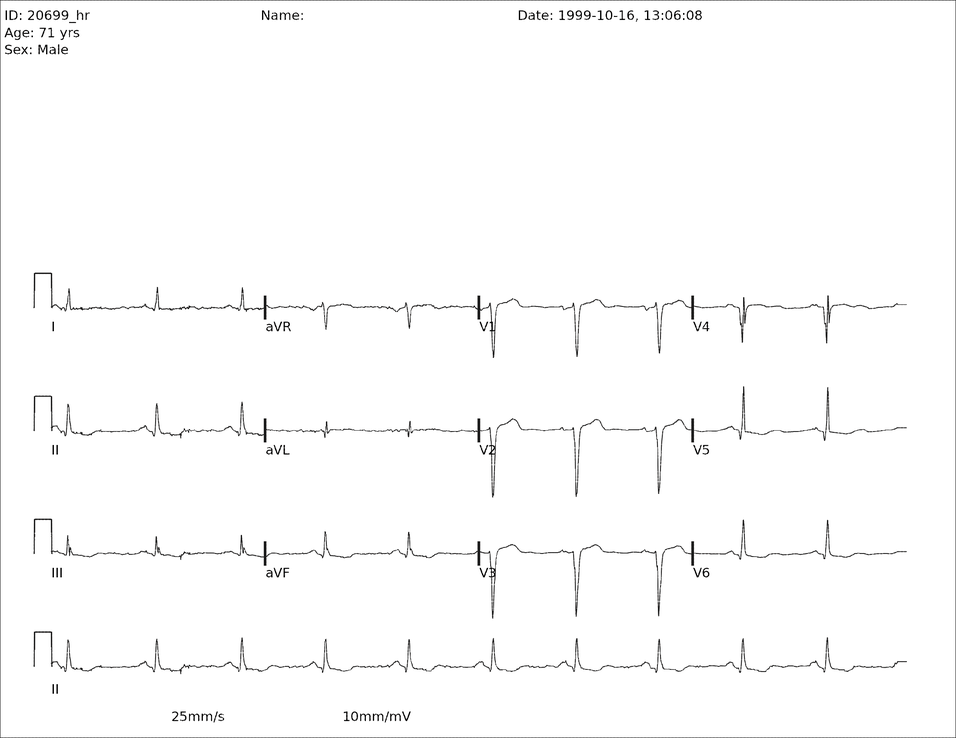
#> input picture outputs/no_grid.png, 956 x 738 px, shrunk from 2200 x 1700 before the run
$ python remove_text.py
#> lines starting #> are read from the running program, lines starting #| are printed output that depends on the picture; after the words box and inside, x2 and y2 are one past the last pixel; in counts of white or black regions, pixels touching at a corner belong together
import cv2, numpy as np, matplotlib.pyplot as plt

img = cv2.imread("outputs/no_grid.png")
#> img is the input picture: shape (738, 956, 3); mean B, G, R 251.5, 251.5, 251.5
gray = cv2.cvtColor(img, cv2.COLOR_BGR2GRAY)
h, w = gray.shape
#> h = 738; w = 956

# binary mask: 1 = dark pixel, 0 = background
dark = (gray < 128).astype(np.uint8)
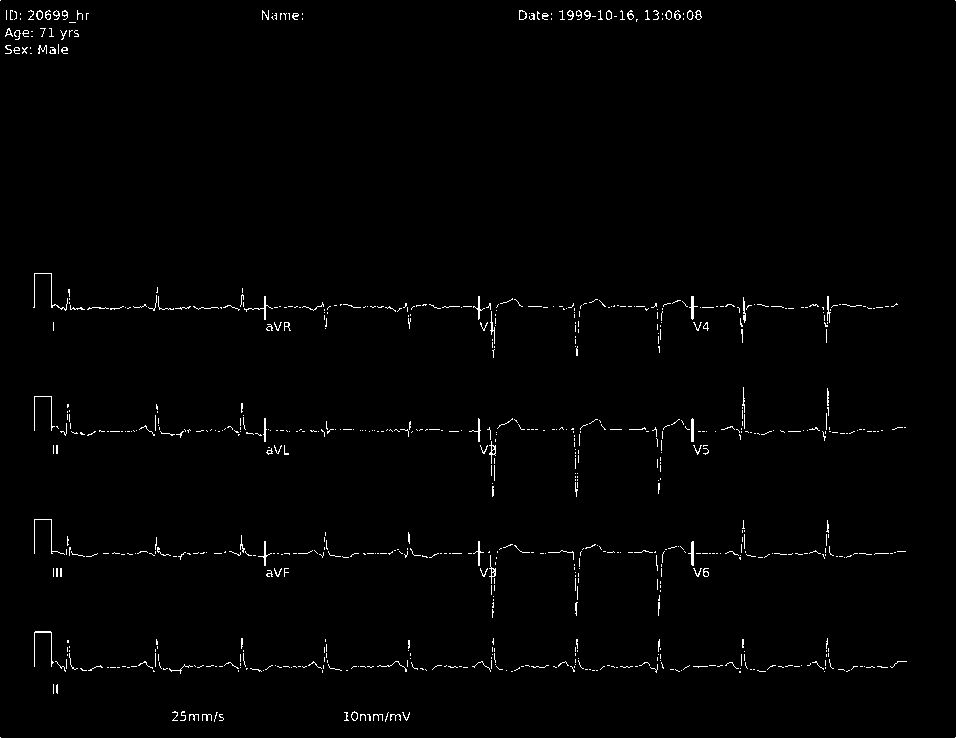
#> dark: shape (738, 956); values 0 (black) and 1 (white), 1.1% white in thin lines or dots
num_labels, labels, stats, _ = cv2.connectedComponentsWithStats(dark)
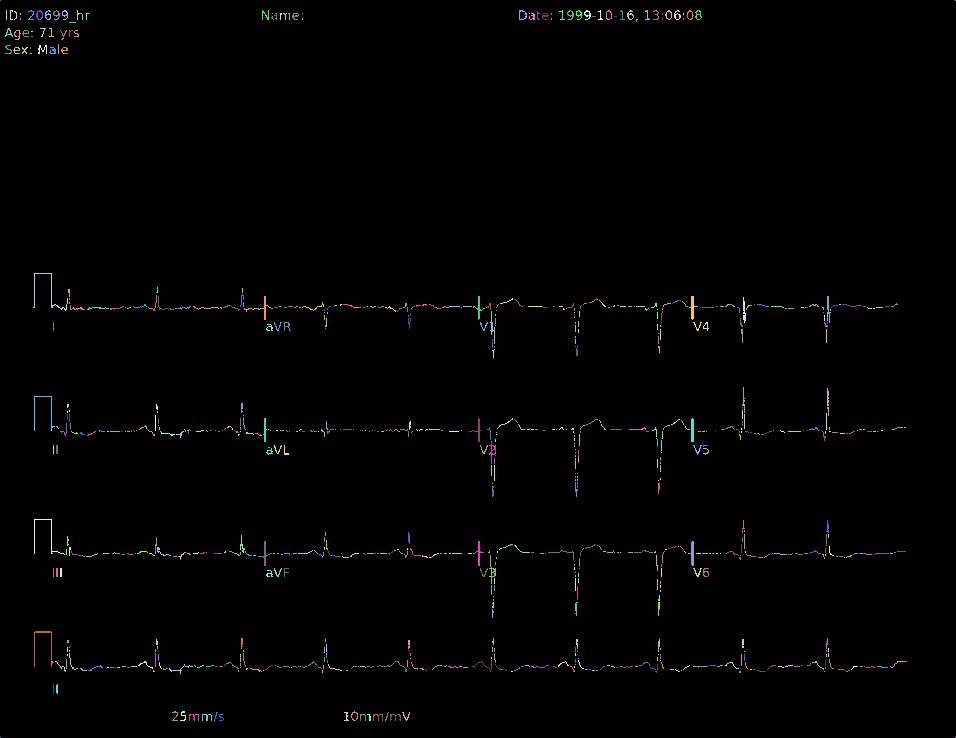
#> labels: shape (738, 956) int32; 806 distinct labels, from 0 to 805; one colour per label, 0 black
#> num_labels = 806; stats = 806 rows, first 6: [0, 0, 956, 738, 697769], [0, 0, 1, 1, 1], [955, 0, 1, 1, 1], [6, 10, 1, 10, 10], [10, 10, 3, 10, 15], [14, 11, 3, 9, 12]

# kill small blobs (text), keep big ones (signal + pulse + bars)
clean = dark.copy()
removed = 0
for lbl in range(1, num_labels):
    cw = stats[lbl, cv2.CC_STAT_WIDTH]
    area = stats[lbl, cv2.CC_STAT_AREA]
    if cw < 40 and area < 500:
        clean[labels == lbl] = 0
        removed += 1
#> this loop made 805 passes
#> (cw, area) on passes 6, 7, 8, 9, 10, 11, 12, 13, 16, 17, 18, 20: (6, 22), (7, 31), (6, 30), (7, 30), (6, 28), (6, 21), (7, 32), (8, 33), (7, 32), (6, 27), (7, 33), (6, 26)
#> clean: shape (738, 956); 1.1% of pixels changed, all inside (x1, y1, x2, y2) = (0, 0, 956, 738)
#> after the loop, removed = 805

# white canvas - only write back original gray where clean mask = 1
# this kills gray anti-aliased text edges automatically
result = np.full_like(gray, 255)
result[clean == 1] = gray[clean == 1]
#> result: shape (738, 956); every value is 255

# save as grayscale (no need for color anymore)
cv2.imwrite("outputs/no_text.png", result)
print(f"  Removed {removed} text blobs out of {num_labels - 1} total")
#|   Removed 805 text blobs out of 805 total

# --- vis ---

fig, (a1, a2) = plt.subplots(1, 2, figsize=(16, 5))
a1.imshow(gray, cmap="gray"); a1.set_title("Before"); a1.axis("off")
a2.imshow(result, cmap="gray"); a2.set_title(f"After ({removed} blobs removed)"); a2.axis("off")
fig.savefig("outputs/step3_before_after.png", dpi=120); plt.close()
#> after `fig.savefig('outputs/step3_before_after.png', dpi=120)`:
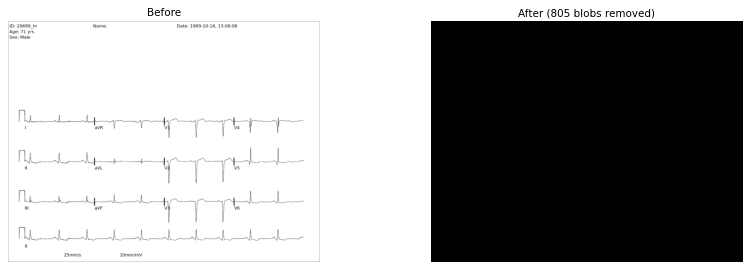
#> figure drawn by matplotlib, 2 panels
